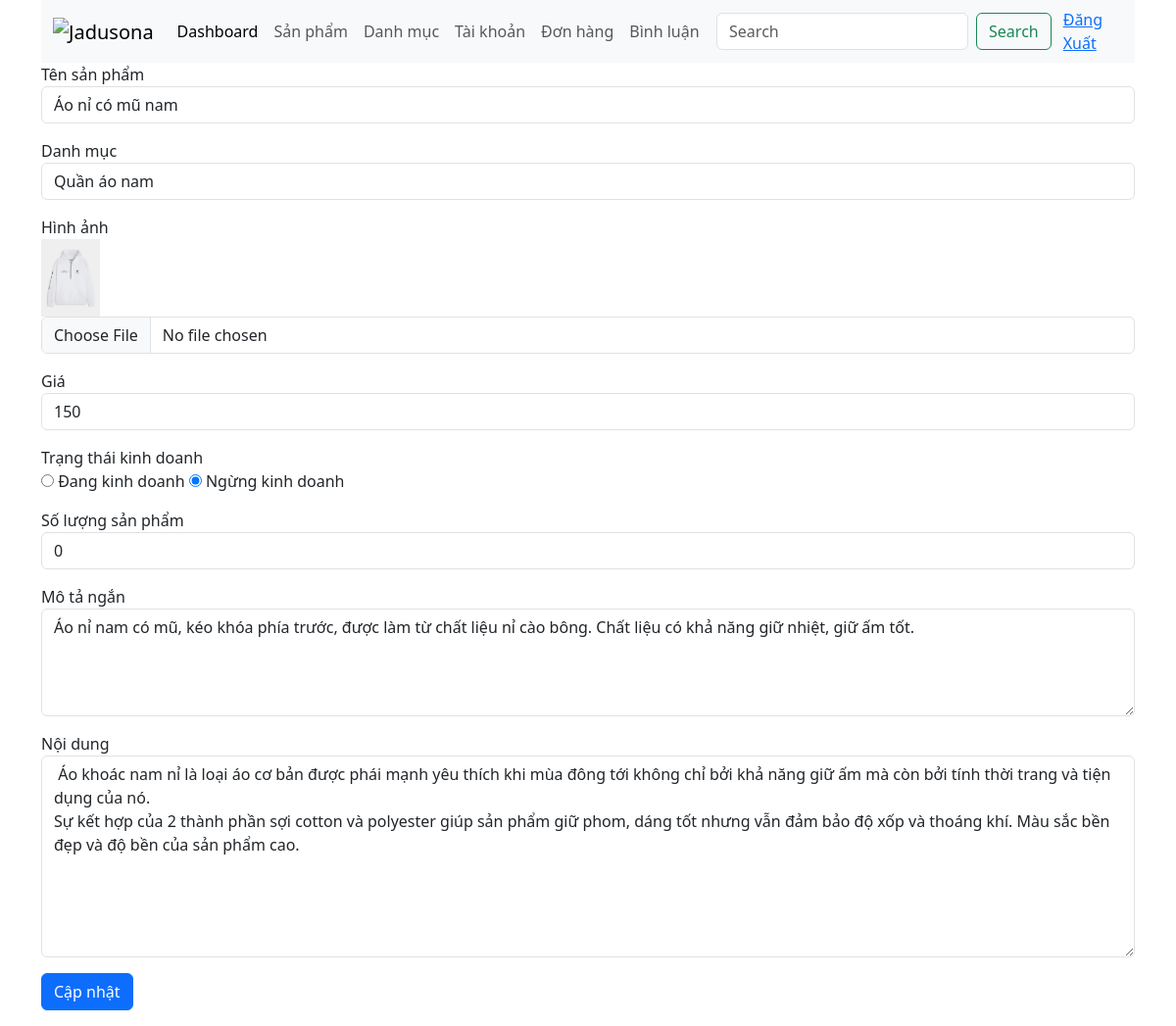
/admin/?ctl=editsp&id=5 (signed in), run on the app's committed database.
### tables this page shows
CREATE TABLE `products` (
  `id` int NOT NULL,
  `name` varchar(255) NOT NULL,
  `image` varchar(255) DEFAULT NULL,
  `price` decimal(10,0) NOT NULL,
  `quantity` int NOT NULL,
  `description` varchar(255) NOT NULL,
  `content` text NOT NULL,
  `status` tinyint NOT NULL DEFAULT '1' COMMENT 'status:trạng thái kinh doanh. 1: đang kinh doanh ,0 là ngừng kinh doanh',
  `category_id` int NOT NULL
);

CREATE TABLE `categories` (
  `id` int NOT NULL,
  `cate_name` varchar(255) NOT NULL
);

### common/function.php (called while the page is built, shortened)
<?php
function view($path_view, $data = [])
{
    extract($data);
    $path_view = str_replace(".", "/", $path_view);
    include_once ROOT_DIR . "views/$path_view.php";
}

### controllers/Admin/AdminProductController.php (called while the page is built, shortened)
<?php
class AdminProductController
{
    public function edit()
    {
        $id = $_GET['id'];
        $product = (new Product)->find($id);
        $categories = (new Category)->all();
        return view('admin.product.edit', compact('product', 'categories', 'message'));
    }
}

### admin/index.php (called while the page is built, shortened)
<?php
require_once __DIR__ . "/../common/function.php";
require_once __DIR__ . "/../models/BaseModel.php";
require_once __DIR__ . "/../models/Category.php";
require_once __DIR__ . "/../models/Product.php";
require_once __DIR__ . "/../controllers/Admin/AdminProductController.php";
$ctl = $_GET['ctl'] ?? "";
match ($ctl) {
    '' => (new DashboardController)->index(),
    'listdm' => (new AdminCategoryController)->index(),
    'adddm' => (new AdminCategoryController)->create(),
    'storedm' => (new AdminCategoryController)->store(),
    'editdm' => (new AdminCategoryController)->edit(),
    'updatedm' => (new AdminCategoryController)->update(),
    'deletedm' => (new AdminCategoryController)->delete(),
    'listsp' => (new AdminProductController)->index(),
    'addsp' => (new AdminProductController)->add(),
    'storesp' => (new AdminProductController)->store(),
    'editsp' => (new AdminProductController)->edit(),
    'updatesp' => (new AdminProductController)->update(),
    'deletesp' => (new AdminProductController)->delete(),
    'listuser' => (new AuthController)->index(),
    'updateuser' => (new AuthController)->updateActive(),
    'list-order' => (new OrderController)->index(),
    'detail-order' => (new OrderController)->showOrder(),
    'delete-order' => (new OrderController)->deleteOrder(),
    'product-comment' => (new CommentController)->index(),
    'comment-detail' => (new CommentController)->list(),
    'actiev-comment' => (new CommentController)->updateActive(),
};

### models/BaseModel.php (called while the page is built, shortened)
<?php
class BaseModel {
    public function __construct(){
        try{
            $this->conn = new PDO("mysql:host=" . HOST . "; dbname=" . DBNAME . "; charset=utf8; port= ". PORT, USERNAME , PASSWORD);
        }catch (PDOException $e){
            echo "Lỗi kết nối dữ liệu" . $e->getMessage();
        }
    }
}

### models/Product.php (called while the page is built, shortened)
<?php
class Product extends BaseModel
{
    public  function find($id)
    {
        $sql = "SELECT p.*, cate_name FROM products p JOIN categories c ON p.category_id=c.id WHERE p.id=:id";
        $stmt = $this->conn->prepare($sql);
        $stmt->execute(['id' => $id]);
        return $stmt->fetch(PDO::FETCH_ASSOC);
    }
}

### models/Category.php (called while the page is built, shortened)
<?php
class Category extends BaseModel{
    public function all(){
        $sql = "SELECT * FROM categories";
        $stmt = $this->conn->prepare($sql);
        $stmt->execute();
        return $stmt->fetchAll(PDO::FETCH_ASSOC);
    }
}

### views/admin/product/edit.php (the view, shortened to what this page needs)
<?php include_once ROOT_DIR . "views/admin/header.php" ?>
<div>
    <form action="<?= ADMIN_URL . '?ctl=updatesp' ?>" method="post" enctype="multipart/form-data">
        <div class="mb-3">
            <label for="">Tên sản phẩm</label>
            <input type="text" name="name" value="<?= $product['name'] ?>" class="form-control">
        </div>
        <div class="mb-3">
            <label for="">Danh mục</label>
            <select name="category_id" id="" class="form-control">
                <?php foreach ($categories as $cate) : ?>
                <option value="<?= $cate['id'] ?>" <?=  $cate['id'] == $product['category_id']  ? 'selected' : '' ?>>
                    <?= $cate['cate_name'] ?>
                </option>
                <?php endforeach ?>
            </select>
        </div>
        <div class="mb-3">
            <label for="">Hình ảnh</label> <br>
            <img src="<?= ROOT_URL . $product['image'] ?>" width="60" alt="">
            <input type="file" name="image" class="form-control">
        </div>
        <div class="mb-3">
            <label for="">Giá</label>
            <input type="number" name="price" step="0.1" value="<?= $product['price'] ?>" class="form-control">
        </div>
        <div class="mb-3">
            <label for="">Trạng thái kinh doanh</label> <br>
            <input type="radio" name="status" value="1" <?= $product['status'] ? 'checked' : '' ?> id=""> Đang kinh
            doanh
            <input type="radio" name="status" value="0" <?= $product['status'] == 0 ? 'checked' : '' ?>> Ngừng kinh
            doanh
        </div>
        <div class="mb-3">
            <label for="">Số lượng sản phẩm</label>
            <input type="number" name="quantity" value="<?= $product['quantity'] ?>" class="form-control">
        </div>
        <div class="mb-3">
            <label for="">Mô tả ngắn</label>
            <textarea name="description" rows="4" id="" class="form-control"><?= $product['description'] ?></textarea>
        </div>
        <div class="mb-3">
            <label for="">Nội dung</label>
            <textarea name="content" rows="8" id="" class="form-control"><?= $product['content'] ?></textarea>
        </div>
        <div class="mb-3">
            <button type="submit" class="btn btn-primary">Cập nhật</button>
        </div>
    </form>
</div>
<?php include_once ROOT_DIR . "views/admin/footer.php" ?>

### data on the page
products: name "Áo nỉ có mũ nam", category_id "Quần áo nam", image (picture), price "150", status "☑", quantity "0", description "Áo nỉ nam có mũ, kéo khóa phía trước, được làm từ chất liệu nỉ cào bông. Chất liệu có khả năng giữ nhiệt, giữ ấm tốt.", content "Áo khoác nam nỉ là loại áo cơ bản được phái mạnh yêu thích khi mùa đông tới không chỉ bởi khả năng giữ ấm mà còn bởi tính thời trang và tiện dụng của nó. Sự kết hợp của 2 thành phần sợi cotton và polyester giúp sản phẩm giữ phom, dáng tốt nhưng vẫn đảm bảo độ xốp và thoáng khí. Màu sắc bền đẹp và độ bền của sản phẩm cao."
